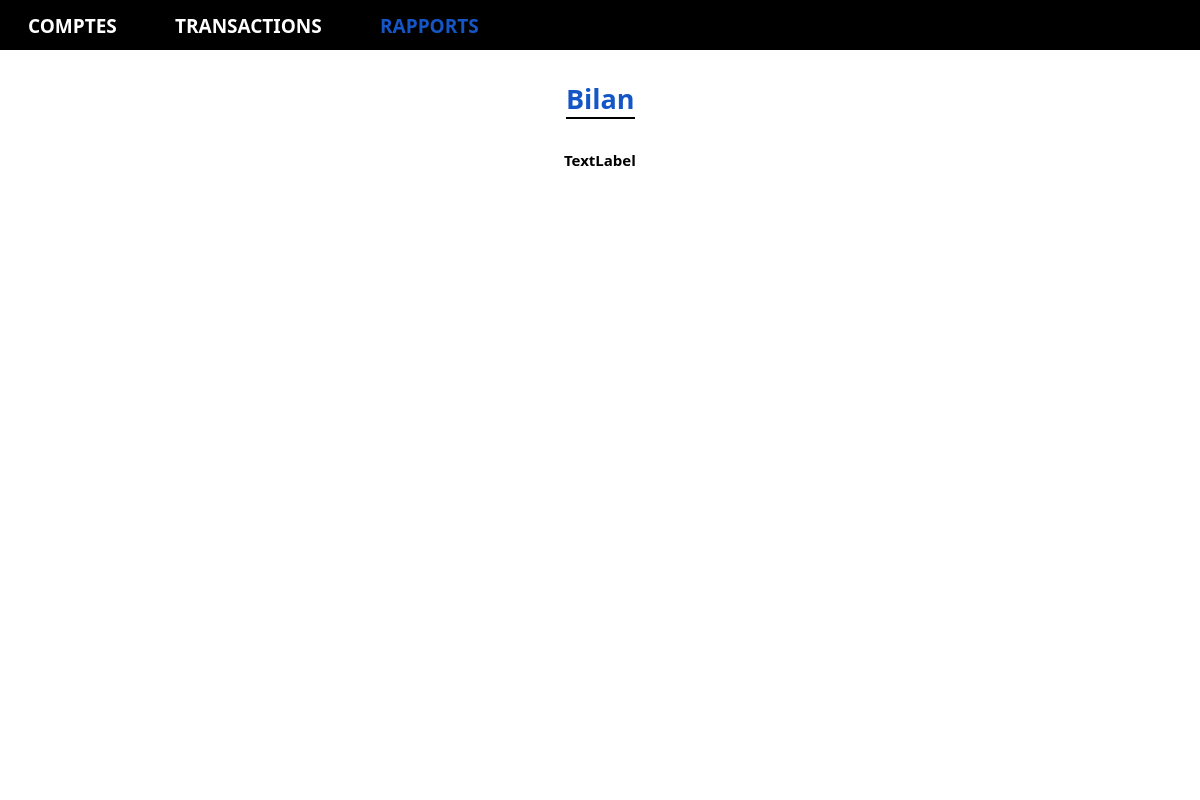
<?xml version="1.0" encoding="UTF-8"?>
<ui version="4.0">
 <class>RapportView</class>
 <widget class="QMainWindow" name="RapportView">
  <property name="geometry">
   <rect>
    <x>0</x>
    <y>0</y>
    <width>1200</width>
    <height>800</height>
   </rect>
  </property>
  <property name="windowTitle">
   <string>MainWindow</string>
  </property>
  <property name="styleSheet">
   <string notr="true">background: #ffffff;</string>
  </property>
  <widget class="QWidget" name="centralwidget">
   <property name="styleSheet">
    <string notr="true">QWidget{
background:#ffffff;
}</string>
   </property>
   <layout class="QGridLayout" name="gridLayout">
    <property name="leftMargin">
     <number>0</number>
    </property>
    <property name="topMargin">
     <number>0</number>
    </property>
    <property name="rightMargin">
     <number>0</number>
    </property>
    <property name="bottomMargin">
     <number>0</number>
    </property>
    <item row="0" column="0">
     <layout class="QVBoxLayout" name="verticalLayout">
      <property name="spacing">
       <number>0</number>
      </property>
      <item>
       <widget class="QWidget" name="widget" native="true">
        <property name="minimumSize">
         <size>
          <width>0</width>
          <height>50</height>
         </size>
        </property>
        <property name="maximumSize">
         <size>
          <width>16777215</width>
          <height>50</height>
         </size>
        </property>
        <property name="styleSheet">
         <string notr="true">background: #000000;</string>
        </property>
        <layout class="QHBoxLayout" name="horizontalLayout_3">
         <property name="bottomMargin">
          <number>9</number>
         </property>
         <item>
          <layout class="QHBoxLayout" name="horizontalLayout_2">
           <property name="spacing">
            <number>50</number>
           </property>
           <property name="leftMargin">
            <number>15</number>
           </property>
           <item>
            <widget class="QPushButton" name="comptes_button">
             <property name="font">
              <font>
               <family>Raleway</family>
               <pointsize>14</pointsize>
               <weight>75</weight>
               <bold>true</bold>
              </font>
             </property>
             <property name="styleSheet">
              <string notr="true">color: #ffffff;</string>
             </property>
             <property name="text">
              <string>COMPTES</string>
             </property>
             <property name="flat">
              <bool>true</bool>
             </property>
            </widget>
           </item>
           <item>
            <widget class="QPushButton" name="transaction_button">
             <property name="font">
              <font>
               <family>Raleway</family>
               <pointsize>14</pointsize>
               <weight>75</weight>
               <bold>true</bold>
              </font>
             </property>
             <property name="styleSheet">
              <string notr="true">color: #ffffff;</string>
             </property>
             <property name="text">
              <string>TRANSACTIONS</string>
             </property>
             <property name="flat">
              <bool>true</bool>
             </property>
            </widget>
           </item>
           <item>
            <widget class="QPushButton" name="rapports_button">
             <property name="font">
              <font>
               <family>Raleway</family>
               <pointsize>14</pointsize>
               <weight>75</weight>
               <bold>true</bold>
              </font>
             </property>
             <property name="styleSheet">
              <string notr="true">color: #1556C7;</string>
             </property>
             <property name="text">
              <string>RAPPORTS</string>
             </property>
             <property name="flat">
              <bool>true</bool>
             </property>
            </widget>
           </item>
          </layout>
         </item>
         <item>
          <spacer name="horizontalSpacer">
           <property name="orientation">
            <enum>Qt::Horizontal</enum>
           </property>
           <property name="sizeHint" stdset="0">
            <size>
             <width>40</width>
             <height>20</height>
            </size>
           </property>
          </spacer>
         </item>
         <item>
          <layout class="QHBoxLayout" name="horizontalLayout">
           <property name="spacing">
            <number>15</number>
           </property>
           <item>
            <widget class="QPushButton" name="logout_button">
             <property name="sizePolicy">
              <sizepolicy hsizetype="Fixed" vsizetype="Fixed">
               <horstretch>0</horstretch>
               <verstretch>0</verstretch>
              </sizepolicy>
             </property>
             <property name="text">
              <string/>
             </property>
             <property name="icon">
              <iconset>
               <normaloff>../ressources/quit.svg</normaloff>../ressources/quit.svg</iconset>
             </property>
             <property name="iconSize">
              <size>
               <width>30</width>
               <height>30</height>
              </size>
             </property>
             <property name="flat">
              <bool>true</bool>
             </property>
            </widget>
           </item>
          </layout>
         </item>
        </layout>
       </widget>
      </item>
      <item>
       <layout class="QHBoxLayout" name="horizontalLayout_4">
        <property name="spacing">
         <number>0</number>
        </property>
        <item>
         <layout class="QVBoxLayout" name="verticalLayout_2">
          <property name="spacing">
           <number>0</number>
          </property>
          <item>
           <widget class="QWidget" name="widget_3" native="true">
            <property name="minimumSize">
             <size>
              <width>0</width>
              <height>67</height>
             </size>
            </property>
            <property name="styleSheet">
             <string notr="true">background: #f5f5f5;
border-right-color: #000000;
border-right-style: solid;
border-right-width: 1px;</string>
            </property>
           </widget>
          </item>
         </layout>
        </item>
        <item>
         <layout class="QVBoxLayout" name="verticalLayout_3">
          <property name="spacing">
           <number>0</number>
          </property>
          <item>
           <layout class="QHBoxLayout" name="horizontalLayout_5">
            <property name="spacing">
             <number>0</number>
            </property>
            <property name="topMargin">
             <number>30</number>
            </property>
            <property name="bottomMargin">
             <number>30</number>
            </property>
            <item>
             <spacer name="horizontalSpacer_2">
              <property name="orientation">
               <enum>Qt::Horizontal</enum>
              </property>
              <property name="sizeHint" stdset="0">
               <size>
                <width>40</width>
                <height>20</height>
               </size>
              </property>
             </spacer>
            </item>
            <item>
             <layout class="QVBoxLayout" name="verticalLayout_9">
              <property name="spacing">
               <number>0</number>
              </property>
              <item>
               <widget class="QLabel" name="typeRapportLabel">
                <property name="minimumSize">
                 <size>
                  <width>0</width>
                  <height>0</height>
                 </size>
                </property>
                <property name="maximumSize">
                 <size>
                  <width>16777215</width>
                  <height>16777215</height>
                 </size>
                </property>
                <property name="font">
                 <font>
                  <family>Raleway</family>
                  <pointsize>20</pointsize>
                  <weight>75</weight>
                  <bold>true</bold>
                 </font>
                </property>
                <property name="styleSheet">
                 <string notr="true">color: #1556C7;</string>
                </property>
                <property name="text">
                 <string>Bilan</string>
                </property>
               </widget>
              </item>
              <item>
               <widget class="QWidget" name="widget_2" native="true">
                <property name="minimumSize">
                 <size>
                  <width>0</width>
                  <height>2</height>
                 </size>
                </property>
                <property name="maximumSize">
                 <size>
                  <width>16777215</width>
                  <height>2</height>
                 </size>
                </property>
                <property name="styleSheet">
                 <string notr="true">background: #000000;</string>
                </property>
               </widget>
              </item>
             </layout>
            </item>
            <item>
             <spacer name="horizontalSpacer_3">
              <property name="orientation">
               <enum>Qt::Horizontal</enum>
              </property>
              <property name="sizeHint" stdset="0">
               <size>
                <width>40</width>
                <height>20</height>
               </size>
              </property>
             </spacer>
            </item>
           </layout>
          </item>
          <item>
           <layout class="QHBoxLayout" name="horizontalLayout_6">
            <property name="spacing">
             <number>0</number>
            </property>
            <property name="leftMargin">
             <number>30</number>
            </property>
            <property name="rightMargin">
             <number>30</number>
            </property>
            <item>
             <layout class="QVBoxLayout" name="verticalLayout_5">
              <property name="spacing">
               <number>0</number>
              </property>
              <item>
               <layout class="QHBoxLayout" name="horizontalLayout_8">
                <item>
                 <widget class="QLabel" name="dateLabel">
                  <property name="font">
                   <font>
                    <family>Raleway</family>
                    <pointsize>11</pointsize>
                    <weight>75</weight>
                    <bold>true</bold>
                   </font>
                  </property>
                  <property name="text">
                   <string>&lt;html&gt;&lt;head/&gt;&lt;body&gt;&lt;p&gt;&lt;span style=&quot; font-size:11pt;&quot;&gt;TextLabel&lt;/span&gt;&lt;/p&gt;&lt;/body&gt;&lt;/html&gt;</string>
                  </property>
                  <property name="alignment">
                   <set>Qt::AlignCenter</set>
                  </property>
                 </widget>
                </item>
               </layout>
              </item>
              <item>
               <layout class="QHBoxLayout" name="horizontalLayout_16">
                <property name="spacing">
                 <number>0</number>
                </property>
                <property name="leftMargin">
                 <number>30</number>
                </property>
                <property name="rightMargin">
                 <number>0</number>
                </property>
                <item>
                 <spacer name="horizontalSpacer_7">
                  <property name="orientation">
                   <enum>Qt::Horizontal</enum>
                  </property>
                  <property name="sizeHint" stdset="0">
                   <size>
                    <width>40</width>
                    <height>20</height>
                   </size>
                  </property>
                 </spacer>
                </item>
               </layout>
              </item>
             </layout>
            </item>
           </layout>
          </item>
          <item>
           <layout class="QHBoxLayout" name="horizontalLayout_9">
            <property name="spacing">
             <number>0</number>
            </property>
            <property name="leftMargin">
             <number>20</number>
            </property>
            <property name="topMargin">
             <number>30</number>
            </property>
            <property name="rightMargin">
             <number>20</number>
            </property>
            <property name="bottomMargin">
             <number>15</number>
            </property>
            <item>
             <widget class="QTableView" name="tableView">
              <property name="font">
               <font>
                <family>Raleway</family>
                <pointsize>11</pointsize>
                <weight>50</weight>
                <bold>false</bold>
               </font>
              </property>
              <property name="frameShape">
               <enum>QFrame::NoFrame</enum>
              </property>
              <property name="editTriggers">
               <set>QAbstractItemView::NoEditTriggers</set>
              </property>
              <attribute name="horizontalHeaderDefaultSectionSize">
               <number>100</number>
              </attribute>
              <attribute name="verticalHeaderVisible">
               <bool>false</bool>
              </attribute>
              <attribute name="verticalHeaderHighlightSections">
               <bool>true</bool>
              </attribute>
             </widget>
            </item>
           </layout>
          </item>
         </layout>
        </item>
       </layout>
      </item>
     </layout>
    </item>
   </layout>
  </widget>
 </widget>
 <resources/>
 <connections/>
</ui>
